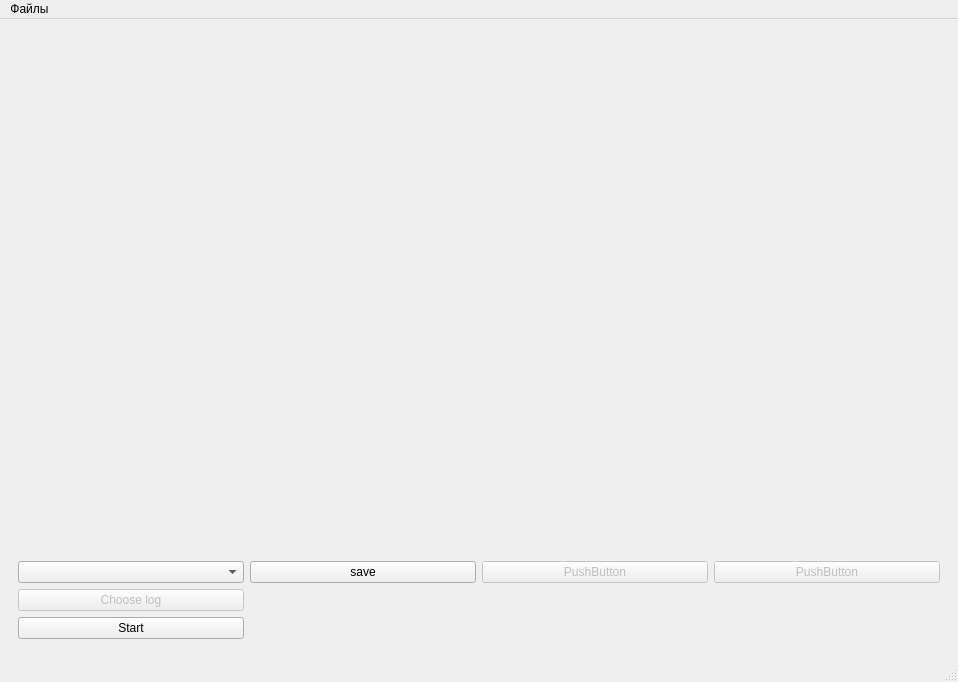
<?xml version="1.0" encoding="UTF-8"?>
<ui version="4.0">
 <class>MainWindow</class>
 <widget class="QMainWindow" name="MainWindow">
  <property name="geometry">
   <rect>
    <x>0</x>
    <y>0</y>
    <width>958</width>
    <height>682</height>
   </rect>
  </property>
  <property name="windowTitle">
   <string>MainWindow</string>
  </property>
  <widget class="QWidget" name="centralwidget">
   <layout class="QVBoxLayout" name="verticalLayout">
    <item>
     <widget class="QWidget" name="widget" native="true">
      <layout class="QHBoxLayout" name="horizontalLayout">
       <item>
        <widget class="QWidget" name="mapPlotWidget" native="true">
         <property name="minimumSize">
          <size>
           <width>500</width>
           <height>500</height>
          </size>
         </property>
        </widget>
       </item>
       <item>
        <widget class="QWidget" name="logPlotWidget" native="true">
         <property name="minimumSize">
          <size>
           <width>200</width>
           <height>0</height>
          </size>
         </property>
         <property name="maximumSize">
          <size>
           <width>200</width>
           <height>16777215</height>
          </size>
         </property>
        </widget>
       </item>
      </layout>
     </widget>
    </item>
    <item>
     <widget class="QWidget" name="toolsWidget" native="true">
      <property name="maximumSize">
       <size>
        <width>16777215</width>
        <height>100</height>
       </size>
      </property>
      <layout class="QGridLayout" name="gridLayout">
       <property name="sizeConstraint">
        <enum>QLayout::SetMinimumSize</enum>
       </property>
       <item row="0" column="1">
        <widget class="QPushButton" name="saveButton">
         <property name="enabled">
          <bool>true</bool>
         </property>
         <property name="text">
          <string>save</string>
         </property>
        </widget>
       </item>
       <item row="0" column="3">
        <widget class="QPushButton" name="pushButton_5">
         <property name="enabled">
          <bool>false</bool>
         </property>
         <property name="text">
          <string>PushButton</string>
         </property>
        </widget>
       </item>
       <item row="0" column="2">
        <widget class="QPushButton" name="pushButton_4">
         <property name="enabled">
          <bool>false</bool>
         </property>
         <property name="text">
          <string>PushButton</string>
         </property>
        </widget>
       </item>
       <item row="3" column="0">
        <widget class="QPushButton" name="startButton">
         <property name="enabled">
          <bool>true</bool>
         </property>
         <property name="text">
          <string>Start</string>
         </property>
        </widget>
       </item>
       <item row="2" column="0">
        <widget class="QPushButton" name="chooseLogButton">
         <property name="enabled">
          <bool>false</bool>
         </property>
         <property name="text">
          <string>Choose log</string>
         </property>
        </widget>
       </item>
       <item row="0" column="0">
        <widget class="QComboBox" name="chooseLayerComboBox"/>
       </item>
      </layout>
     </widget>
    </item>
   </layout>
  </widget>
  <widget class="QMenuBar" name="menubar">
   <property name="geometry">
    <rect>
     <x>0</x>
     <y>0</y>
     <width>958</width>
     <height>21</height>
    </rect>
   </property>
   <widget class="QMenu" name="menu">
    <property name="title">
     <string>Файлы</string>
    </property>
    <addaction name="openFileAction"/>
   </widget>
   <addaction name="menu"/>
  </widget>
  <widget class="QStatusBar" name="statusbar"/>
  <action name="openFileAction">
   <property name="text">
    <string>Открыть</string>
   </property>
  </action>
 </widget>
 <resources/>
 <connections/>
</ui>
